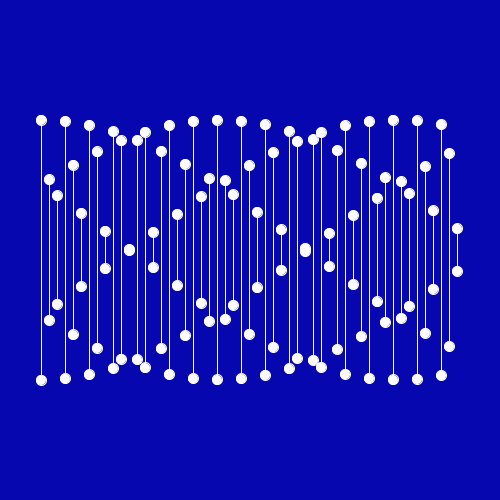
Frame 1 (no input)
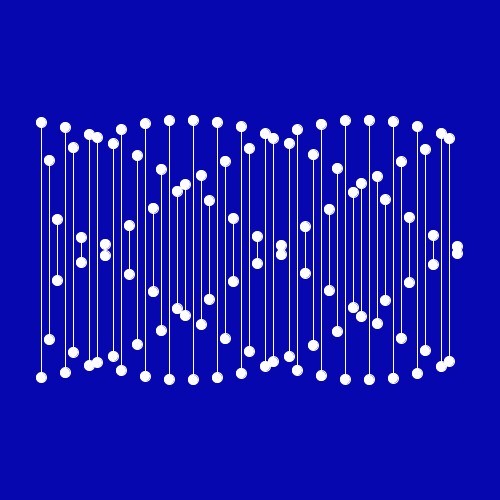
Frame 60 (the mouse pressed at the canvas centre just before this capture)
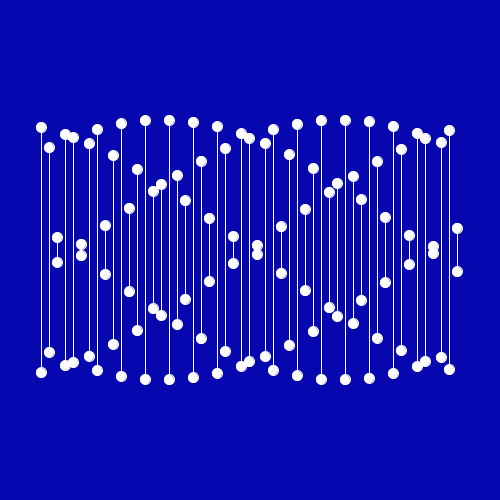
Frame 120 (the mouse held since frame 60 and released just before this capture)

The Processing sketch that drew these frames (run headless with seeded random() and noise(); from frame 60 on, the mouse is pressed at the canvas centre):

// Processing sketch: sketch_27012017
// ── sketch_27012017.pde
Wave[] wave = new Wave[53];
float r = 0;
void setup(){
  size(500, 500);
  smooth();
  for(int i = 0; i<=wave.length-1; i++){
    wave[i] = new Wave(i*8, i);
  }
}

void draw(){
  background(6,7,175);
  stroke(255);
  translate(width/12, 0);
  for(int i = 0; i<=wave.length-1; i++){
    wave[i].move();
    wave[i].display();
  }
}
// ── Wave.pde
class Wave{
  float x, y, y2;
  float angle;
  float speed = 0.05;
  float base = 250;
  Wave(float newX, float newAngle){
    x = newX;
    angle = newAngle;
  }
  
  
  void move(){
    y = base + cos(angle)*130;
    y2 = base - cos(angle)*130;
    angle = angle + speed;
  }
  
  void display(){
    ellipse(x,y,10,10);
    ellipse(x,y2,10,10);
    line(x,y,x,y2);
  }
}
